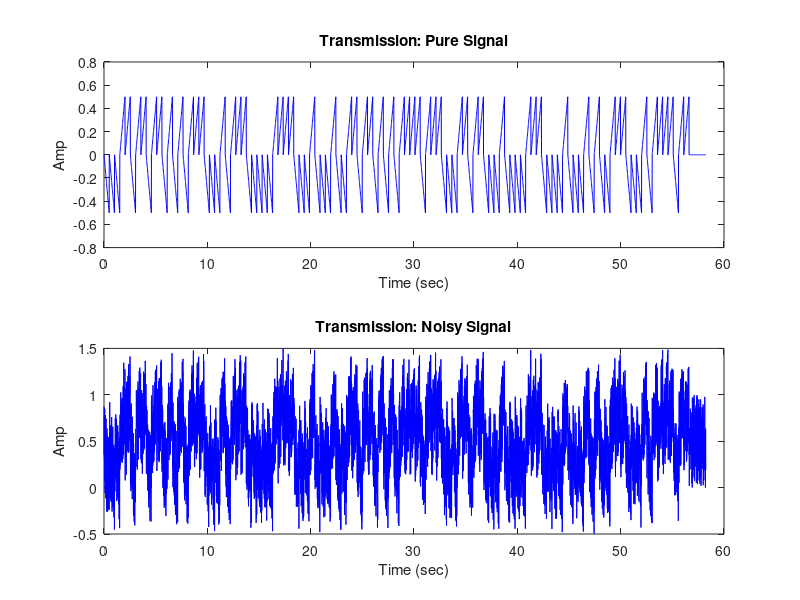
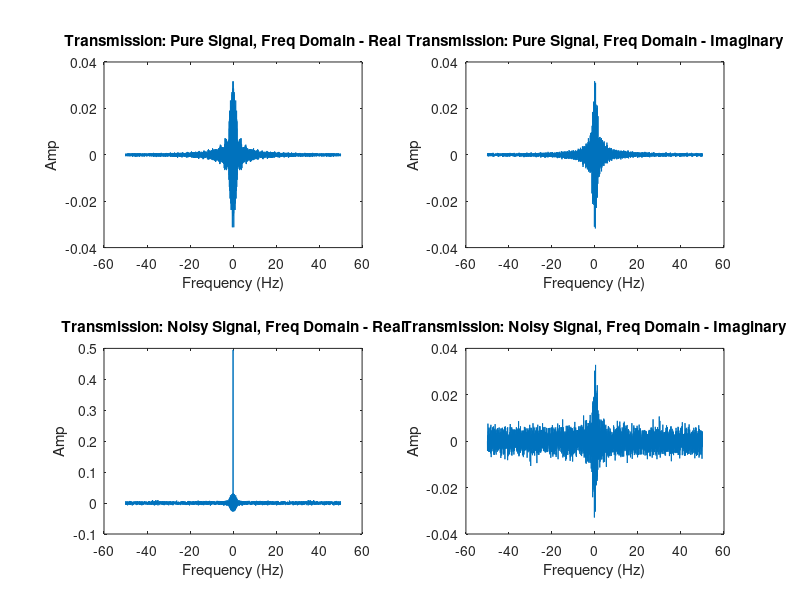

Here is the MATLAB script that generated these plots, in order:
%   Benjamin Hoertnagl-Pereira
%   bhoertn1@jhu.edu
%   
%   Signals and Systems
%   Project 2
%       Part 3

function [ x ] = transmitter(  )
%transmitter Converts the input message into a digital signal with noise
%   Detailed explanation goes here

Fs = 100;

% message, "i love signals"
msg = [0 1 1 0 1 0 0 1 0 0 1 0 0 0 0 0 0 1 1 0 1 1 0 0 0 1 1 0 1 1 1 1 0 1 1 1 0 1 1 0 0 1 1 0 0 1 0 1 0 0 1 0 0 0 0 0 0 1 1 1 0 0 1 1 0 1 1 0 1 0 0 1 0 1 1 0 0 1 1 1 0 1 1 0 1 1 1 0 0 1 1 0 0 0 0 1 0 1 1 0 1 1 0 0 0 1 1 1 0 0 1 1]; 
logic = 0:1/Fs:0.5;
len = length(msg) * (length(logic) + 1);



i = 1;
pos = 1;
x = zeros(1, len);


while i < length(msg) 
    if (msg(i) == 0)
        logic = -1 .* logic;
    end
    
    x(pos:pos+length(logic)-1) = logic;
    pos = pos + length(logic);
    i = i + 1;
end




%add random noise to signal
random = rand(1, length(x));
y = x + random;


%plot transmitted pure vs noisy, time domain
t = linspace(0, length(x) / Fs , length(x));
figure;
subplot(2,1,1)
plot(t, x, '-b')
title('Transmission: Pure Signal') 
xlabel('Time (sec)')
ylabel('Amp')

subplot(2,1,2)
plot(t, y, '-b')
title('Transmission: Noisy Signal') 
xlabel('Time (sec)')
ylabel('Amp')


%plot transmitted pure vs noisy, freq domain
x_fft = fft(x);
x_fft = fftshift(x_fft);
x_fft = x_fft / length(x_fft);
fx = linspace(-Fs/2, Fs/2, length(x_fft));

y_fft = fft(y);
y_fft = fftshift(y_fft);
y_fft = y_fft / length(y_fft);
fy = linspace(-Fs/2, Fs/2, length(y_fft));

figure;
subplot(2,2,1)
plot(fx,real(x_fft))
title('Transmission: Pure Signal, Freq Domain - Real')
xlabel('Frequency (Hz)')
ylabel('Amp')

subplot(2,2,2)
plot(fx,imag(x_fft))
title('Transmission: Pure Signal, Freq Domain - Imaginary')
xlabel('Frequency (Hz)')
ylabel('Amp')

subplot(2,2,3)
plot(fy,real(y_fft))
title('Transmission: Noisy Signal, Freq Domain - Real')
xlabel('Frequency (Hz)')
ylabel('Amp')

subplot(2,2,4)
plot(fy,imag(y_fft))
title('Transmission: Noisy Signal, Freq Domain - Imaginary')
xlabel('Frequency (Hz)')
ylabel('Amp')
end

